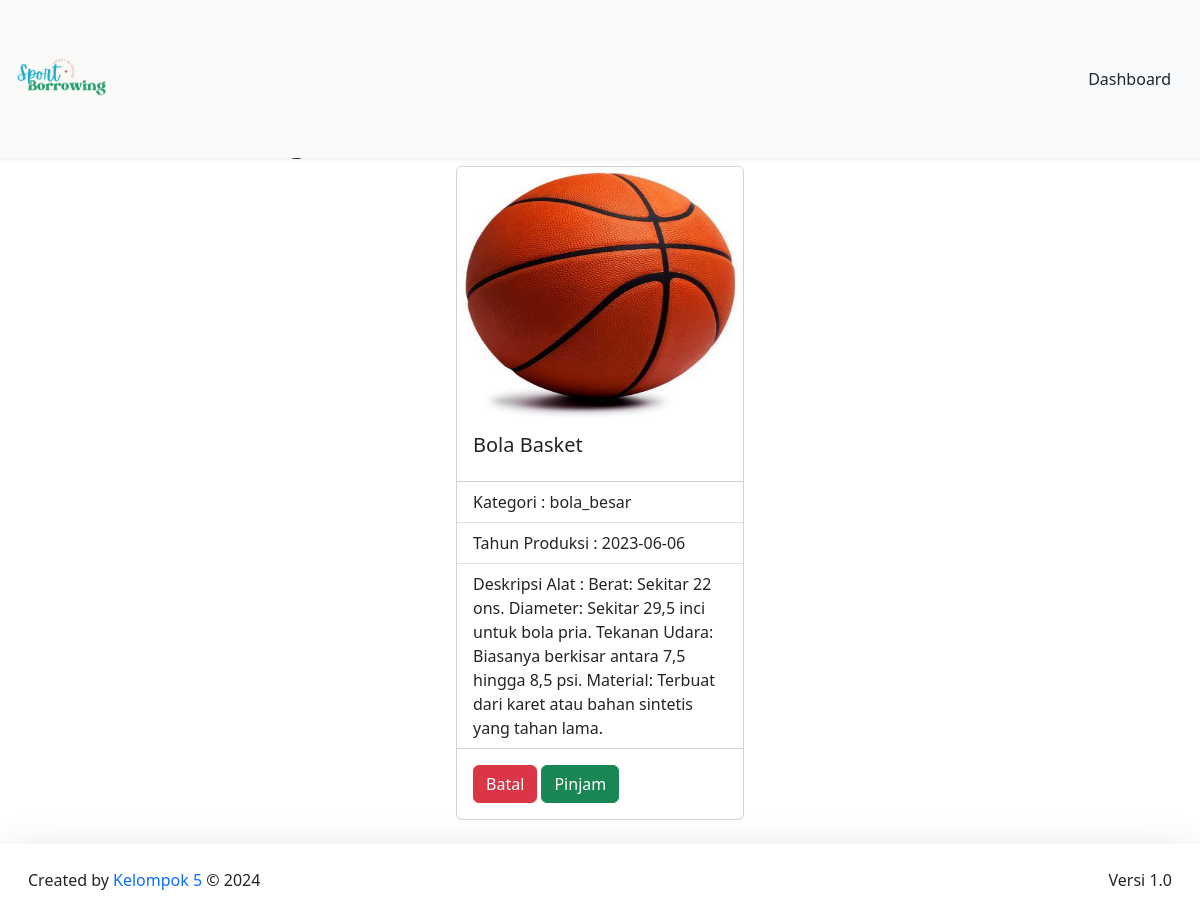
Screenshot of /DashboardMember/alat_olahraga/detailAlat.php?id=bb01 with the database file from the repository.
### tables this page shows
CREATE TABLE `alat_olahraga` (
  `gambar` varchar(255) NOT NULL,
  `id_alat` varchar(20) NOT NULL,
  `kategori` varchar(255) NOT NULL,
  `nama_alat` varchar(255) NOT NULL,
  `merek` varchar(255) NOT NULL,
  `tahun_produksi` date NOT NULL,
  `alat_deskripsi` text NOT NULL
);

### config/config.php (called while the page is built, shortened)
<?php
$host = "127.0.0.1";
$username = "root";
$password = "";
$database_name = "sport";
$connection = mysqli_connect($host, $username, $password, $database_name);
function queryReadData($dataKategori) {
  global $connection;
  $result = mysqli_query($connection, $dataKategori);
  $items = [];
  while($item = mysqli_fetch_assoc($result)) {
    $items[] = $item;
  }
  return $items;
}
?>

### DashboardMember/alat_olahraga/detailAlat.php (the view, shortened to what this page needs)
<?php
require "../../config/config.php";
$idAlat = $_GET["id"];
$query = queryReadData("SELECT * FROM alat_olahraga WHERE id_alat = '$idAlat'");
?>
<!DOCTYPE html>
<html lang="en">
<head>
    <link href="https://cdn.jsdelivr.net/npm/bootstrap@5.3.2/dist/css/bootstrap.min.css" rel="stylesheet"
>
</head>
<body>
<nav class="navbar fixed-top bg-body-tertiary shadow-sm">
    <div class="container-fluid p-3">
        <a class="navbar-brand" href="#">
            <img src="../../assets/logoNav.png" alt="logo" width="100px">
        </a>
        <a class="btn btn-tertiary" href="../dashboardMember.php">Dashboard</a>
    </div>
</nav>
<div class="p-4 mt-5">
    <h2 class="mt-5">Detail Alat Olahraga</h2>
    <div class="d-flex justify-content-center">
        <div class="card" style="width: 18rem;">
            <?php foreach ($query as $item) : ?>
                <img src="../../imgDB/<?= $item["gambar"]; ?>" class="card-img-top" alt="gambarAlat" height="250px">
                <div class="card-body">
                    <h5 class="card-title"><?= isset($item["nama_alat"]) ? $item["nama_alat"] : "Nama tidak tersedia"; ?></h5>
                </div>
                <ul class="list-group list-group-flush">
                    <li class="list-group-item">Kategori : <?= isset($item["kategori"]) ? $item["kategori"] : "Kategori tidak tersedia"; ?></li>
                    <li class="list-group-item">Tahun Produksi : <?= isset($item["tahun_produksi"]) ? $item["tahun_produksi"] : "Tahun Produksi tidak tersedia"; ?></li>
                    <li class="list-group-item">Deskripsi Alat : <?= isset($item["alat_deskripsi"]) ? $item["alat_deskripsi"] : "Deskripsi tidak tersedia"; ?></li>
                </ul>
            <?php endforeach; ?>
            <div class="card-body">
                <a href="daftarAlat.php" class="btn btn-danger">Batal</a>
                <a href="../formPeminjaman/pinjamAlat.php?id=<?= isset($item["id_alat"]) ? $item["id_alat"] : ""; ?>" class="btn btn-success">Pinjam</a>
            </div>
        </div>
    </div>
</div>
<footer class="shadow-lg bg-subtle p-3">
    <div class="container-fluid d-flex justify-content-between">
        <p class="mt-2">Created by <span class="text-primary">Kelompok 5</span> © 2024</p>
        <p class="mt-2">Versi 1.0</p>
    </div>
</footer>
</body>
</html>

### rows the page displays
alat_olahraga: gambar (picture), nama_alat "Bola Basket", kategori "bola_besar", tahun_produksi "2023-06-06", alat_deskripsi "Berat: Sekitar 22 ons. Diameter: Sekitar 29,5 inci untuk bola pria. Tekanan Udara: Biasanya berkisar antara 7,5 hingga 8,5 psi. Material: Terbuat dari karet atau bahan sintetis yang tahan lama."
